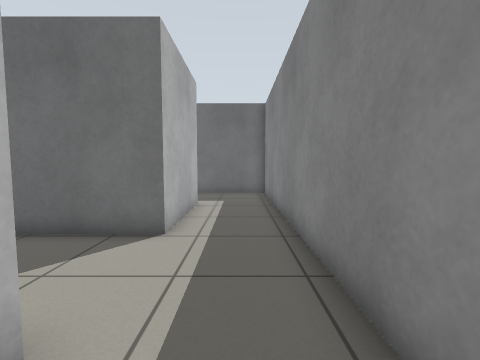
view 1 (above)

12 first-person views from a walk through a Gazebo world. The camera is 0.85 m above the floor, tilts 4° down and sees 90° across. The floor is counted in squares, 0.5 m on a side. Each view is taken from the middle of a square. On the plan, view 1 faces up. The plan holds only what a view shows up to about 14 squares ahead; the rest is blank.

view 2
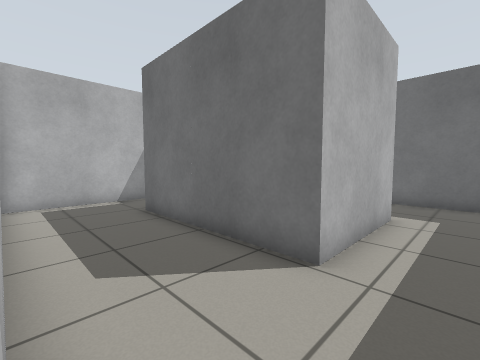

view 3
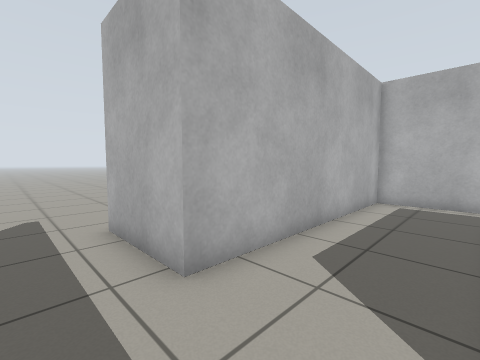

view 4
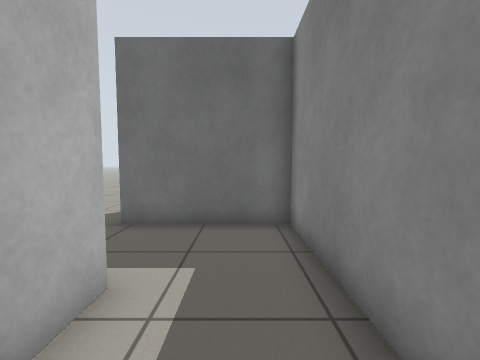

view 5
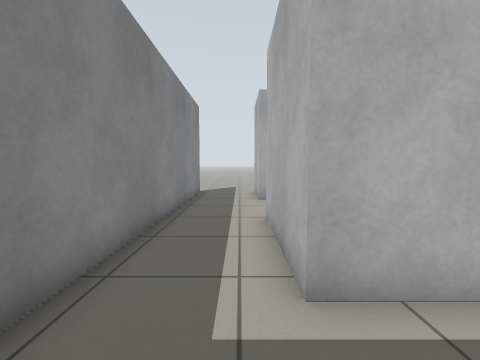

view 6
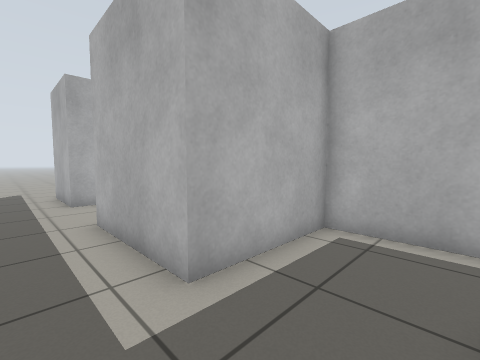

view 7
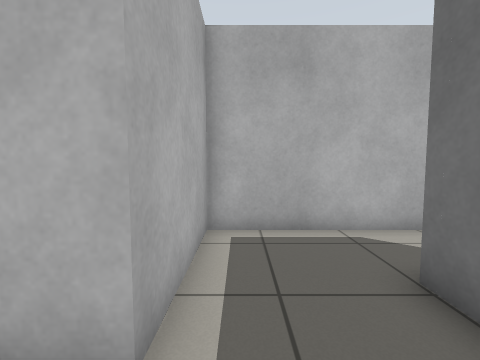

view 8
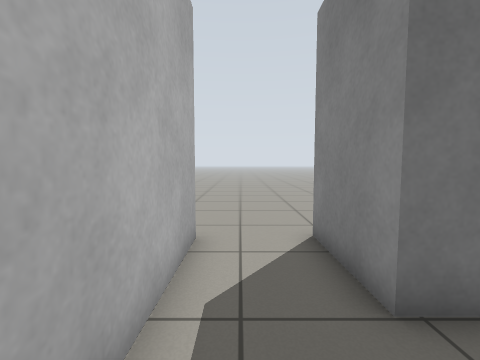

view 9
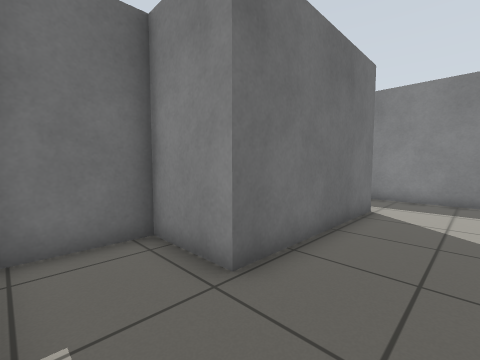

view 10
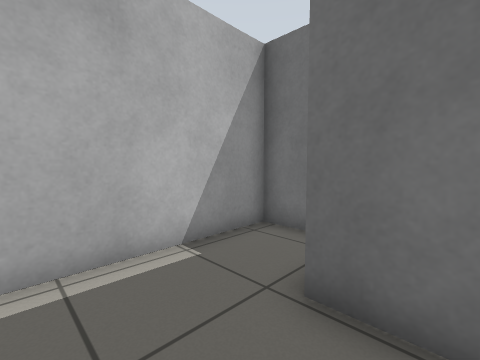

view 11
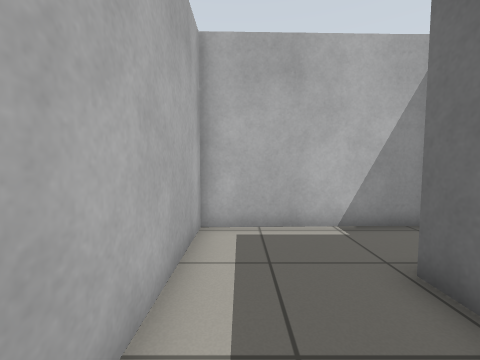

view 12
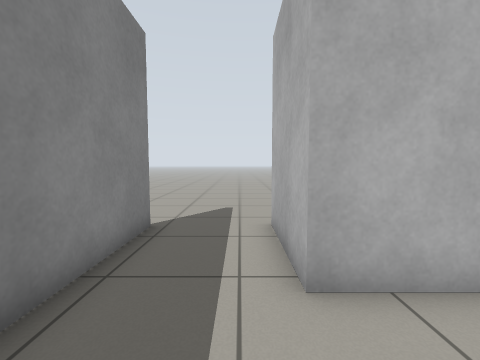

### Floor plan
Points are (right, up) in squares from view 1. A wall is a line through its corners. A room is listed if a view was taken in it or the views show most of it. See-through windows are left out.
Room 1 (views 1, 2, 3, 4, 5, 6, 7, 9, 10, 11, 12)
walls: (-3.5, 10.2) (-1.8, 10.2) (-1.8, 5.7) (-8.5, 5.7) (-8.5, 8.4) (-11.4, 8.4) (-11.3, 2) (-1.8, 2) (-1.8, -1.6); (1.4, -1.4) (1.4, 13.5) (-3.3, 13.5)
ways out: opening at (-2.5, 12) to room 2; opening at (-2, -2); opening at (1, -2)
Room 2 (view 8)
walls: (-3.3, 13.5) (-3.3, 16.6); (-6, 16.4) (-6, 10.2) (-3.5, 10.2)
ways out: opening at (-2.5, 12) to room 1; opening at (-6, 17); opening at (-3, 17)

Where each view was taken, in squares from view 1:
view 1: 0 up, 0 right, facing up
view 2: 2 up, 0 right, facing up-left
view 3: 5 up, 0 right, facing down-left
view 4: 7 up, 0 right, facing up
view 5: 13 up, 1 left, facing down
view 6: 13 up, 0 right, facing down-left
view 7: 11 up, 0 right, facing left
view 8: 11 up, 5 left, facing up
view 9: 3 up, 11 left, facing up-right
view 10: 3 up, 7 left, facing up-left
view 11: 3 up, 5 left, facing left
view 12: 5 up, 1 left, facing down
